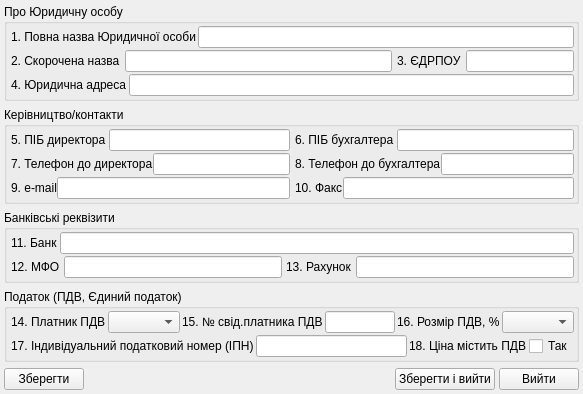
<?xml version="1.0" encoding="UTF-8"?>
<ui version="4.0">
 <class>UDialogFirmInfo</class>
 <widget class="QWidget" name="UDialogFirmInfo">
  <property name="geometry">
   <rect>
    <x>0</x>
    <y>0</y>
    <width>568</width>
    <height>386</height>
   </rect>
  </property>
  <property name="windowTitle">
   <string>Дані про підприємство</string>
  </property>
  <layout class="QVBoxLayout" name="verticalLayout_3">
   <property name="spacing">
    <number>6</number>
   </property>
   <property name="margin">
    <number>4</number>
   </property>
   <item>
    <widget class="QGroupBox" name="groupAboutPidpr">
     <property name="title">
      <string>Про Юридичну особу</string>
     </property>
     <layout class="QVBoxLayout" name="verticalLayout">
      <property name="spacing">
       <number>2</number>
      </property>
      <property name="leftMargin">
       <number>4</number>
      </property>
      <property name="topMargin">
       <number>2</number>
      </property>
      <property name="rightMargin">
       <number>2</number>
      </property>
      <property name="bottomMargin">
       <number>2</number>
      </property>
      <item>
       <layout class="QHBoxLayout">
        <item>
         <widget class="QLabel" name="label">
          <property name="text">
           <string>1. Повна назва Юридичної особи</string>
          </property>
         </widget>
        </item>
        <item>
         <widget class="QLineEdit" name="lineEdit_povnaNazvaPidpr"/>
        </item>
       </layout>
      </item>
      <item>
       <layout class="QHBoxLayout" name="horizontalLayout_5">
        <property name="spacing">
         <number>5</number>
        </property>
        <item>
         <layout class="QHBoxLayout">
          <item>
           <widget class="QLabel" name="label_2">
            <property name="text">
             <string>2. Скорочена назва</string>
            </property>
           </widget>
          </item>
          <item>
           <widget class="QLineEdit" name="lineEdit_scorochNazvaPidpr"/>
          </item>
         </layout>
        </item>
        <item>
         <layout class="QHBoxLayout">
          <item>
           <widget class="QLabel" name="label_3">
            <property name="text">
             <string>3. ЄДРПОУ</string>
            </property>
           </widget>
          </item>
          <item>
           <widget class="QLineEdit" name="lineEdit_edrpoy">
            <property name="sizePolicy">
             <sizepolicy hsizetype="Fixed" vsizetype="Fixed">
              <horstretch>0</horstretch>
              <verstretch>0</verstretch>
             </sizepolicy>
            </property>
            <property name="minimumSize">
             <size>
              <width>70</width>
              <height>0</height>
             </size>
            </property>
            <property name="inputMask">
             <string>99999999; </string>
            </property>
            <property name="text">
             <string/>
            </property>
            <property name="frame">
             <bool>true</bool>
            </property>
            <property name="alignment">
             <set>Qt::AlignRight|Qt::AlignTrailing|Qt::AlignVCenter</set>
            </property>
           </widget>
          </item>
         </layout>
        </item>
       </layout>
      </item>
      <item>
       <layout class="QHBoxLayout">
        <item>
         <widget class="QLabel" name="label_4">
          <property name="text">
           <string>4. Юридична адреса</string>
          </property>
         </widget>
        </item>
        <item>
         <widget class="QLineEdit" name="lineEdit_adresa"/>
        </item>
       </layout>
      </item>
     </layout>
    </widget>
   </item>
   <item>
    <widget class="QGroupBox" name="groupBox_Kerivnyctvo">
     <property name="title">
      <string>Керівництво/контакти</string>
     </property>
     <layout class="QGridLayout" name="gridLayout">
      <property name="leftMargin">
       <number>4</number>
      </property>
      <property name="topMargin">
       <number>2</number>
      </property>
      <property name="rightMargin">
       <number>2</number>
      </property>
      <property name="bottomMargin">
       <number>2</number>
      </property>
      <property name="horizontalSpacing">
       <number>5</number>
      </property>
      <property name="verticalSpacing">
       <number>2</number>
      </property>
      <item row="0" column="0">
       <layout class="QHBoxLayout">
        <item>
         <widget class="QLabel" name="label_9">
          <property name="text">
           <string>5. ПІБ директора </string>
          </property>
         </widget>
        </item>
        <item>
         <widget class="QLineEdit" name="lineEdit_PipDurect"/>
        </item>
       </layout>
      </item>
      <item row="0" column="1">
       <layout class="QHBoxLayout">
        <item>
         <widget class="QLabel" name="label_10">
          <property name="text">
           <string>6. ПІБ бухгалтера </string>
          </property>
         </widget>
        </item>
        <item>
         <widget class="QLineEdit" name="lineEdit_PipBuh"/>
        </item>
       </layout>
      </item>
      <item row="1" column="0">
       <layout class="QHBoxLayout">
        <item>
         <widget class="QLabel" name="label_5">
          <property name="text">
           <string>7. Телефон до директора</string>
          </property>
         </widget>
        </item>
        <item>
         <widget class="QLineEdit" name="lineEdit_telefonDurekt"/>
        </item>
       </layout>
      </item>
      <item row="1" column="1">
       <layout class="QHBoxLayout">
        <item>
         <widget class="QLabel" name="label_6">
          <property name="text">
           <string>8. Телефон до бухгалтера</string>
          </property>
         </widget>
        </item>
        <item>
         <widget class="QLineEdit" name="lineEdit_telefonBuh"/>
        </item>
       </layout>
      </item>
      <item row="2" column="0">
       <layout class="QHBoxLayout" name="horizontalLayout_2">
        <item>
         <widget class="QLabel" name="label_8">
          <property name="text">
           <string>9. e-mail</string>
          </property>
         </widget>
        </item>
        <item>
         <widget class="QLineEdit" name="lineEdit_email"/>
        </item>
       </layout>
      </item>
      <item row="2" column="1">
       <layout class="QHBoxLayout">
        <item>
         <widget class="QLabel" name="label_7">
          <property name="text">
           <string>10. Факс</string>
          </property>
         </widget>
        </item>
        <item>
         <widget class="QLineEdit" name="lineEdit_fax"/>
        </item>
       </layout>
      </item>
     </layout>
    </widget>
   </item>
   <item>
    <widget class="QGroupBox" name="groupBox_bank">
     <property name="title">
      <string>Банківські реквізити</string>
     </property>
     <layout class="QVBoxLayout" name="verticalLayout_2">
      <property name="spacing">
       <number>2</number>
      </property>
      <property name="leftMargin">
       <number>4</number>
      </property>
      <property name="topMargin">
       <number>2</number>
      </property>
      <property name="rightMargin">
       <number>2</number>
      </property>
      <property name="bottomMargin">
       <number>2</number>
      </property>
      <item>
       <layout class="QHBoxLayout" name="horizontalLayout_3">
        <item>
         <widget class="QLabel" name="label_11">
          <property name="text">
           <string>11. Банк</string>
          </property>
         </widget>
        </item>
        <item>
         <widget class="QLineEdit" name="lineEdit_bank"/>
        </item>
       </layout>
      </item>
      <item>
       <layout class="QHBoxLayout" name="horizontalLayout_4">
        <property name="spacing">
         <number>4</number>
        </property>
        <item>
         <widget class="QLabel" name="label_12">
          <property name="text">
           <string>12. МФО</string>
          </property>
         </widget>
        </item>
        <item>
         <widget class="QLineEdit" name="lineEdit_MFO"/>
        </item>
        <item>
         <widget class="QLabel" name="label_13">
          <property name="text">
           <string>13. Рахунок</string>
          </property>
         </widget>
        </item>
        <item>
         <widget class="QLineEdit" name="lineEdit_rahunok"/>
        </item>
       </layout>
      </item>
     </layout>
    </widget>
   </item>
   <item>
    <widget class="QGroupBox" name="groupBox_pdv">
     <property name="title">
      <string>Податок (ПДВ, Єдиний податок)</string>
     </property>
     <layout class="QVBoxLayout" name="verticalLayout_4">
      <property name="spacing">
       <number>2</number>
      </property>
      <property name="leftMargin">
       <number>4</number>
      </property>
      <property name="topMargin">
       <number>2</number>
      </property>
      <property name="rightMargin">
       <number>2</number>
      </property>
      <property name="bottomMargin">
       <number>2</number>
      </property>
      <item>
       <layout class="QHBoxLayout" name="horizontalLayout_6">
        <item>
         <layout class="QHBoxLayout" name="horizontalLayout_7">
          <property name="spacing">
           <number>2</number>
          </property>
          <item>
           <widget class="QLabel" name="label_podatokType">
            <property name="text">
             <string>14. Платник ПДВ</string>
            </property>
           </widget>
          </item>
          <item>
           <widget class="QComboBox" name="comboBox_podatokType"/>
          </item>
         </layout>
        </item>
        <item>
         <layout class="QHBoxLayout" name="horizontalLayout_8">
          <property name="spacing">
           <number>2</number>
          </property>
          <item>
           <widget class="QLabel" name="label_svidPlatnPdv">
            <property name="text">
             <string>15. № свід.платника ПДВ</string>
            </property>
           </widget>
          </item>
          <item>
           <widget class="QLineEdit" name="lineEdit_svidPlatnPdv">
            <property name="minimumSize">
             <size>
              <width>70</width>
              <height>0</height>
             </size>
            </property>
           </widget>
          </item>
         </layout>
        </item>
        <item>
         <layout class="QHBoxLayout" name="horizontalLayout_9">
          <property name="spacing">
           <number>2</number>
          </property>
          <item>
           <widget class="QLabel" name="label_pdvVal">
            <property name="text">
             <string>16. Розмір ПДВ, %</string>
            </property>
           </widget>
          </item>
          <item>
           <widget class="QComboBox" name="comboBox_pdvVal"/>
          </item>
         </layout>
        </item>
       </layout>
      </item>
      <item>
       <layout class="QHBoxLayout" name="horizontalLayout_10">
        <item>
         <layout class="QHBoxLayout" name="horizontalLayout_11">
          <property name="spacing">
           <number>2</number>
          </property>
          <item>
           <widget class="QLabel" name="label_ipn">
            <property name="text">
             <string>17. Індивідуальний податковий номер (ІПН)</string>
            </property>
           </widget>
          </item>
          <item>
           <widget class="QLineEdit" name="lineEdit_ipn"/>
          </item>
         </layout>
        </item>
        <item>
         <layout class="QHBoxLayout" name="horizontalLayout_12">
          <property name="spacing">
           <number>2</number>
          </property>
          <item>
           <widget class="QLabel" name="label_cinaMistytPdv">
            <property name="text">
             <string>18. Ціна містить ПДВ</string>
            </property>
           </widget>
          </item>
          <item>
           <widget class="QCheckBox" name="checkBox_cinaMistytPdv">
            <property name="text">
             <string>Так</string>
            </property>
           </widget>
          </item>
         </layout>
        </item>
       </layout>
      </item>
     </layout>
    </widget>
   </item>
   <item>
    <layout class="QHBoxLayout" name="horizontalLayout">
     <property name="spacing">
      <number>4</number>
     </property>
     <item>
      <widget class="QPushButton" name="pushButton_saveOnly">
       <property name="text">
        <string>Зберегти</string>
       </property>
       <property name="icon">
        <iconset resource="../images/images_sklad.qrc">
         <normaloff>:/pictures/floppy.png</normaloff>:/pictures/floppy.png</iconset>
       </property>
      </widget>
     </item>
     <item>
      <spacer>
       <property name="orientation">
        <enum>Qt::Horizontal</enum>
       </property>
       <property name="sizeHint" stdset="0">
        <size>
         <width>434</width>
         <height>1</height>
        </size>
       </property>
      </spacer>
     </item>
     <item>
      <widget class="QPushButton" name="pushButton_accept">
       <property name="text">
        <string>Зберегти і вийти</string>
       </property>
       <property name="icon">
        <iconset resource="../images/images_sklad.qrc">
         <normaloff>:/pictures/floppy.png</normaloff>:/pictures/floppy.png</iconset>
       </property>
      </widget>
     </item>
     <item>
      <widget class="QPushButton" name="pushButton_reject">
       <property name="text">
        <string>Вийти</string>
       </property>
       <property name="icon">
        <iconset resource="../images/images_sklad.qrc">
         <normaloff>:/pictures/button_cancel.png</normaloff>:/pictures/button_cancel.png</iconset>
       </property>
      </widget>
     </item>
    </layout>
   </item>
  </layout>
 </widget>
 <resources>
  <include location="../images/images_sklad.qrc"/>
  <include location="../images/images_sklad.qrc"/>
 </resources>
 <connections>
  <connection>
   <sender>pushButton_reject</sender>
   <signal>clicked()</signal>
   <receiver>UDialogFirmInfo</receiver>
   <slot>close()</slot>
   <hints>
    <hint type="sourcelabel">
     <x>541</x>
     <y>395</y>
    </hint>
    <hint type="destinationlabel">
     <x>597</x>
     <y>339</y>
    </hint>
   </hints>
  </connection>
 </connections>
</ui>
